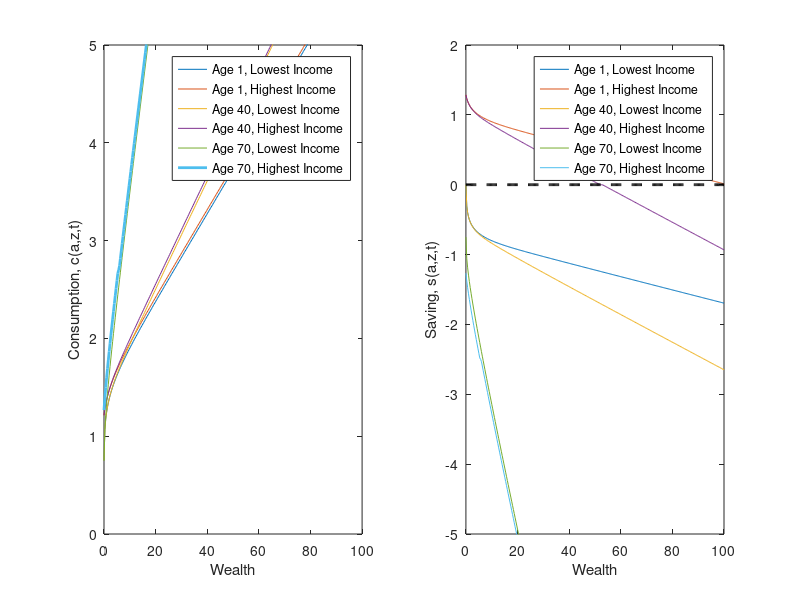

Reproduce this figure in MATLAB.
% Lifecycle model
% written by Benjamin Moll
clear all; clc; close all;

%tic

%--------------------------------------------------
%% PARAMETERS
ga = 2;       % CRRA utility with parameter gamma
sig2 = (0.8)^2;  % sigma^2 O-U
Corr = exp(-0.9);  % persistence -log(Corr) O-U
rho = 0.05;   % discount rate
r = 0.035;
w = 1;

zmean = exp(sig2/2);

J=15;         % number of z points 
zmin = 0.75;   % Range z
zmax = 2.5;
amin = 0;    % borrowing constraint
amax = 100;    % range a
I=300;        % number of a points 

T=75;       %maximum age
% r_age = 65;
N=300;      %number of age steps
%N=75;      %number of age steps
%N=10;      %number of age steps
dt=T/N;
r_age = round(65 / dt);

%% simulation parameters
maxit  = 100;     %maximum number of iterations in the HJB loop
crit = 10^(-10); %criterion HJB loop

%ORNSTEIN-UHLENBECK IN LOGS
the = -log(Corr);

%--------------------------------------------------
%VARIABLES 
a = linspace(amin,amax,I)';  %wealth vector
da = (amax-amin)/(I-1);      
z = linspace(zmin,zmax,J);   % productivity vector
dz = (zmax-zmin)/(J-1);
dz2 = dz^2;
aa = a*ones(1,J);
zz = ones(I,1)*z;

mu = -the.*z.*log(z)+sig2/2*z;   %DRIFT (FROM ITO'S LEMMA)
s2 = sig2.*z.^2;                   %VARIANCE (FROM ITO'S LEMMA)

%Finite difference approximation of the partial derivatives
Vaf = zeros(I,J);             
Vab = zeros(I,J);
Vzf = zeros(I,J);
Vzb = zeros(I,J);
Vzz = zeros(I,J);
c = zeros(I,J);

%% CONSTRUCT MATRIX Aswitch SUMMARIZING EVOLUTION OF z
yy = - s2/dz2 - mu/dz;
chi =  s2/(2*dz2);
zeta = mu/dz + s2/(2*dz2);

%This will be the upperdiagonal of the matrix Aswitch
updiag=zeros(I,1); %This is necessary because of the peculiar way spdiags is defined.
for j=1:J
    updiag=[updiag;repmat(zeta(j),I,1)];
end

%This will be the center diagonal of the matrix Aswitch
centdiag=repmat(chi(1)+yy(1),I,1);
for j=2:J-1
    centdiag=[centdiag;repmat(yy(j),I,1)];
end
centdiag=[centdiag;repmat(yy(J)+zeta(J),I,1)];

%This will be the lower diagonal of the matrix Aswitch
lowdiag=repmat(chi(2),I,1);
for j=3:J
    lowdiag=[lowdiag;repmat(chi(j),I,1)];
end

%Add up the upper, center, and lower diagonal into a sparse matrix
Aswitch=spdiags(centdiag,0,I*J,I*J)+spdiags(lowdiag,-I,I*J,I*J)+spdiags(updiag,I,I*J,I*J);


%% Preallocation
v = zeros(I,J,N);
gg = cell(N+1,1);
maxit = 1000;
convergence_criterion = 10^(-5);

%% terminal condition on value function: value of death \approx 0
small_number1 = 10^(-8); small_number2 = 10^(-8);
v_terminal = small_number1*(small_number2 + aa).^(1-ga)/(1-ga);

V = v_terminal;
    
    for n=N:-1:1
        disp(['age = ', num2str(n*dt)])
        v(:,:,n)=V;
        % forward difference
        dVf(1:I-1,:) = (V(2:I,:)-V(1:I-1,:))/da;
        dVf(I,:) = (w*z + r.*amax).^(-ga); %will never be used, but impose state constraint a<=amax just in case
        % backward difference
        dVb(2:I,:) = (V(2:I,:)-V(1:I-1,:))/da;
        dVb(1,:) = (w*z + r.*amin).^(-ga); %state constraint boundary condition
        
        %consumption and savings with forward difference
        cf = dVf.^(-1/ga);
        ssf = w*zz + r.*aa - cf;
        %consumption and savings with backward difference
        cb = dVb.^(-1/ga);
        ssb = w*zz + r.*aa - cb;
        %consumption and derivative of value function at steady state
        c0 = w*zz + r.*aa;
        
        %upwind method
        If = ssf > 0; %positive drift --> forward difference
        Ib = ssb < 0; %negative drift --> backward difference
        I0 = (1-If-Ib); %at steady state
        
        c = cf.*If + cb.*Ib + c0.*I0;
        u = c.^(1-ga)/(1-ga);
        
        %CONSTRUCT MATRIX
        X = - min(ssb,0)/da;
        Y = - max(ssf,0)/da + min(ssb,0)/da;
        Z = max(ssf,0)/da;
        
        updiag=[0];
        for j=1:J
            updiag=[updiag;Z(1:I-1,j);0];
        end
        
        centdiag = reshape(Y,I*J,1);
        
        lowdiag=X(2:I,1);
        for j=2:J
            lowdiag=[lowdiag;0;X(2:I,j)];
        end
        
        A=Aswitch+spdiags(centdiag,0,I*J,I*J)+spdiags([updiag;0],1,I*J,I*J)+spdiags([lowdiag;0],-1,I*J,I*J);

       if max(abs(sum(A,2)))>10^(-9)
           disp('Improper Transition Matrix')
           break
       end
       
        %%Note the syntax for the cell array
        A_t{n} = A;
        B = (1/dt + rho)*speye(I*J) - A;
        
        u_stacked = reshape(u,I*J,1);
        V_stacked = reshape(V,I*J,1);
        
        b = u_stacked + V_stacked/dt;
        V_stacked = B\b; %SOLVE SYSTEM OF EQUATIONS
        
        V = reshape(V_stacked,I,J);
        c_t{n} = c;
        % ss_t{n} = w*zz + r.*aa - c;

        if n >= r_age
            ss_t{n} =  r.*aa - c;
        else
            ss_t{n} = w*zz + r.*aa - c;
        end

    end

%toc
    
%%
plot(a,c_t{1})
plot(a,ss_t{1},a,zeros(I,1),'k--')

plot(a,c_t{N-1})
plot(a,ss_t{N-1},a,zeros(I,1),'k--')

subplot(1,2,1)
set(gca,'FontSize',16)
plot(a,c_t{1/dt}(:,1),a,c_t{1/dt}(:,J),a,c_t{40/dt}(:,1),a,c_t{40/dt}(:,J),a,c_t{70/dt}(:,1),a,c_t{70/dt}(:,J),'Linewidth',2)
legend('Age 1, Lowest Income','Age 1, Highest Income','Age 40, Lowest Income','Age 40, Highest Income','Age 70, Lowest Income','Age 70, Highest Income')
ylim([0 5])
xlabel('Wealth')
ylabel('Consumption, c(a,z,t)')

subplot(1,2,2)
set(gca,'FontSize',16)
plot(a,ss_t{1/dt}(:,1),a,ss_t{1/dt}(:,J),a,ss_t{40/dt}(:,1),a,ss_t{40/dt}(:,J),a,ss_t{70/dt}(:,1),a,ss_t{70/dt}(:,J),a,zeros(I,1),'k--','Linewidth',2)
legend('Age 1, Lowest Income','Age 1, Highest Income','Age 40, Lowest Income','Age 40, Highest Income','Age 70, Lowest Income','Age 70, Highest Income')
ylim([-5 2])
xlabel('Wealth')
ylabel('Saving, s(a,z,t)')

print -depsc lifecycle.eps